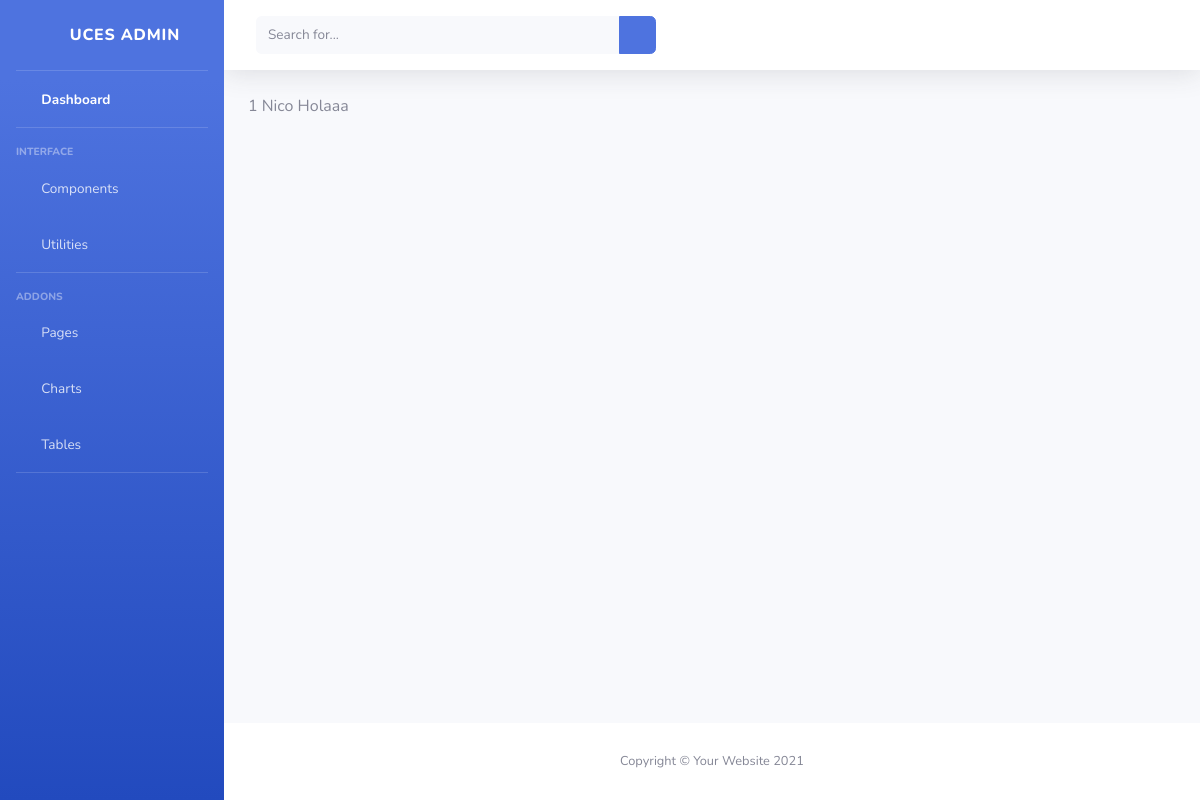
Page /Aplicacion1/persona/1 on the committed database.
### Aplicacion1/models.py (models this page shows, shortened)
class Persona(models.Model):
    nombre = models.CharField(max_length=30)
    apellido = models.CharField(max_length=30)
    edad = models.IntegerField()
    descripcion = models.TextField()
    nacimiento = models.DateField()
    peso = models.FloatField()
    argentino = models.BooleanField()
    foto = models.ImageField()

### Aplicacion1/views.py (the view)
# urls.py: path('persona/<pk>', views.PersonaDetalle.as_view(), name='DetailPersona'),
class PersonaDetalle(DetailView):
    model = Persona
    template_name = "Aplicacion1/persona_detalle.html"

### Aplicacion1/templates/Aplicacion1/persona_detalle.html
{% extends "Aplicacion1/padre.html" %}
{% load static %}
        {% block contenido %}
          {{persona.id}}
          {{persona.nombre}}
          {{persona.descripcion}}
         {% endblock %}

### rows in the picture
Persona: id "1", nombre "Nico", descripcion "Holaaa"
